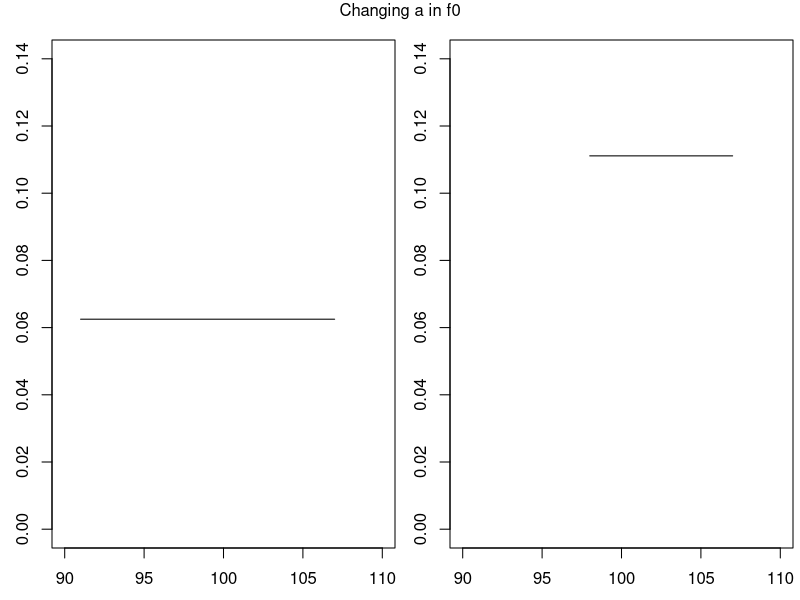
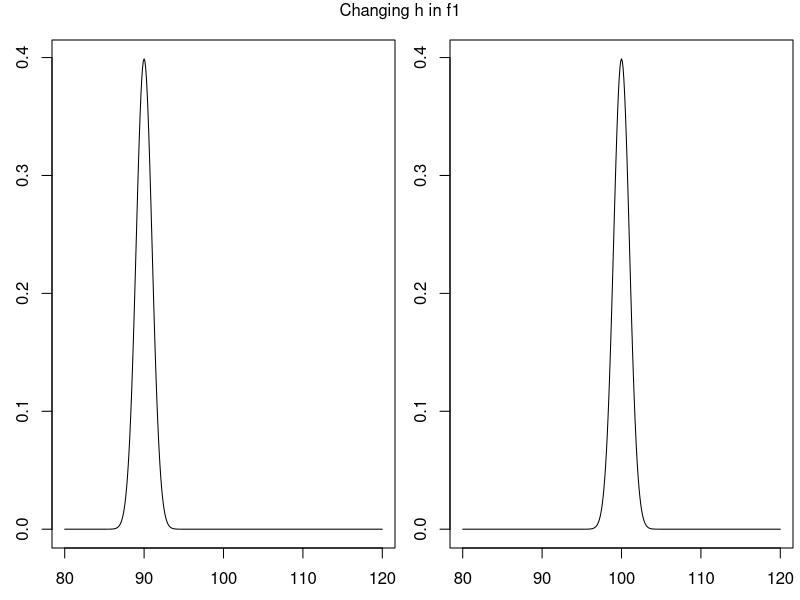
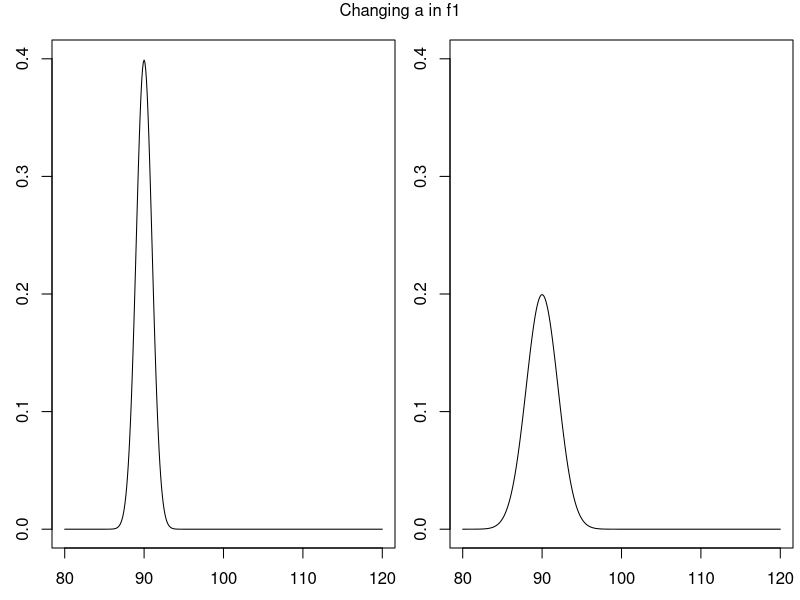

R code for these plots, in order:
## ---- chunk 1
knitr::opts_chunk$set(echo = TRUE, message = FALSE, warning = FALSE)
## ---- chunk 2
f0 <- function(L,a=0,b=1){
# Make sure a < L < b when using this function. Also make sure a < b.
rep(1/(b-a),length(L))
}

b <- 107
par(mfrow=c(1,2),mar=c(2.5,2.5,1,0.25),oma=c(0.1,0.1,1,0.1))
a1 <- 91
L1 <- seq(a1,b,0.1)
plot(L1,f0(L1,a1,b),type='l',xlim=c(90,110),ylim=c(0,0.14))
a2 <- 98
L2 <- seq(a2,b,0.1)
plot(L2,f0(L2,a2,b),type='l',xlim=c(90,110),ylim=c(0,0.14))
mtext('Changing a in f0', side = 3, line = 0, outer = TRUE)
## ---- chunk 3
f1 <- function(L,h=0,a=1){
# This function can be evaluated at any value of L. Make sure h > 0 and a > 0.
1/sqrt(2*pi*a)*exp(-(L-h)^2/(2*a))
}

a <- 1
L <- seq(80,120,0.1)
par(mfrow=c(1,2),mar=c(2.5,2.5,1,0.25),oma=c(0.1,0.1,1,0.1))
h1 <- 90
plot(L,f1(L,h1,a),type='l',xlim=c(80,120))
h2 <- 100
plot(L,f1(L,h2,a),type='l',xlim=c(80,120))
mtext('Changing h in f1', side = 3, line = 0, outer = TRUE)
## ---- chunk 4
h <- 90
L <- seq(80,120,0.1)
par(mfrow=c(1,2),mar=c(2.5,2.5,1,0.25),oma=c(0.1,0.1,1,0.1))
a1 <- 1
plot(L,f1(L,h,a1),type='l',xlim=c(80,120),ylim=c(0,0.4))
a2 <- 4
plot(L,f1(L,h,a2),type='l',xlim=c(80,120),ylim=c(0,0.4))
mtext('Changing a in f1', side = 3, line = 0, outer = TRUE)
## ---- chunk 5
f2 <- function(L,h=0,a=1,b=5){
# Make sure L is greater than or equal to h when using this function. Also make sure a > 0 and b > 0.
b^a/gamma(a)*(L-h)^(a-1)*exp(-b*(L-h))
}

# a <- [your selected value]
# b <- [your selected value]
# 
# par(mfrow=c(1,2),mar=c(2.5,2.5,1,0.25),oma=c(0.1,0.1,1,0.1))
# h1 <- [your selected value]
# L1 <- seq(h1,120,0.1)
# plot(L1,f2(L1,h1,a,b),type='l',xlim=c(80,120))
# h2 <- [your selected value]
# L2 <- seq(h2,120,0.1)
# plot(L2,f2(L2,h2,a,b),type='l',xlim=c(80,120))
# mtext('Changing h in f2', side = 3, line = 0, outer = TRUE)
## ---- chunk 6
# h <- [your selected value]
# b <- [your selected value]
# L <- seq(h,120,0.1)
# 
# par(mfrow=c(1,2),mar=c(2.5,2.5,1,0.25),oma=c(0.1,0.1,1,0.1))
# a1 <- [your selected value]
# plot(L,f2(L,h,a1,b),type='l',xlim=c(80,120))
# a2 <- [your selected value]
# plot(L,f2(L,h,a2,b),type='l',xlim=c(80,120))
# mtext('Changing a in f2', side = 3, line = 0, outer = TRUE)
## ---- chunk 7
# h <- [your selected value]
# a <- [your selected value]
# L <- seq(h,120,0.1)
# 
# par(mfrow=c(1,2),mar=c(2.5,2.5,1,0.25),oma=c(0.1,0.1,1,0.1))
# b1 <- [your selected value]
# plot(L,f2(L,h,a,b1),type='l',xlim=c(80,120))
# b2 <- [your selected value]
# plot(L,f2(L,h,a,b2),type='l',xlim=c(80,120))
# mtext('Changing b in f2', side = 3, line = 0, outer = TRUE)
